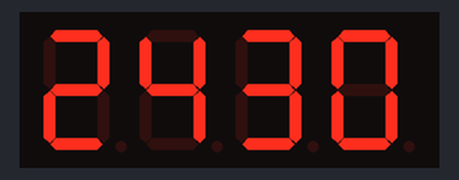
Recording of a program running on a simulated ESP32 board running MicroPython. On the bench: 4-digit seven-segment display. The clock reads 2024-03-15 10:24:30 at power-on unless the program sets it.

Above: at 0.1 s.
At 4.6 s:
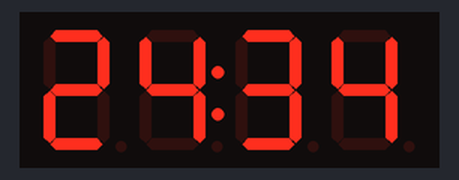
At 9.6 s:
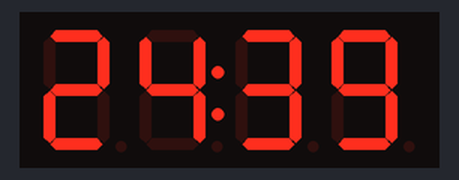
At 19.7 s:
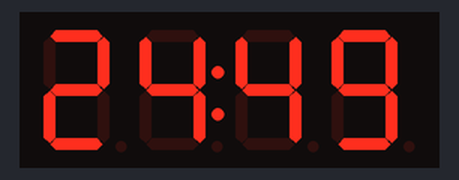
At 29.2 s:
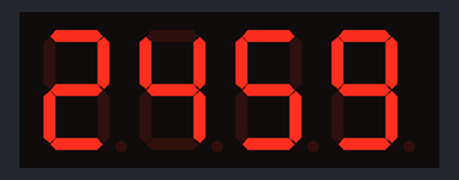
At 39.3 s:
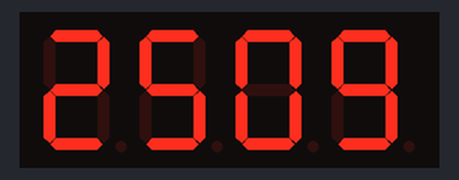

Measured:
- what the display in image 1 shows lasts 0.5 s, from 4.5 s to 5.0 s

The program:

time_disply.py
```python
import tm1637   #导入TM1637芯片包，需要把tm1637.py保存到板子上
from machine import Pin
import time

tm = tm1637.TM1637(clk=Pin(2), dio=Pin(4))

# all LEDS off
tm.write([0, 0, 0, 0])

colon_on = True
count = 0
while True:
    count = count + 1  #设置技术，用来闪冒号
    sec_val = time.localtime()[5]  #获取系统时间的秒数
    min_val = time.localtime()[4]  #获取系统时间的分钟数

    if (count % 2 == 0):  #如果count能被2整除，比如0， 2， 4的时候 设置冒号显示为True
        colon_on = True
    else:                 #count不能被2整除，设置冒号显示为False
        colon_on = False

    tm.numbers(min_val, sec_val, colon_on) #显示分钟，描述和冒号
    time.sleep_ms(500)    #延时500毫秒
```
